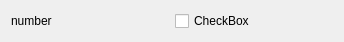
<?xml version="1.0" encoding="UTF-8"?>
<ui version="4.0">
 <class>ViewSelectorWidgetForm</class>
 <widget class="QWidget" name="ViewSelectorWidgetForm">
  <property name="geometry">
   <rect>
    <x>0</x>
    <y>0</y>
    <width>344</width>
    <height>38</height>
   </rect>
  </property>
  <property name="windowTitle">
   <string>Form</string>
  </property>
  <layout class="QHBoxLayout" name="horizontalLayout">
   <item>
    <widget class="QLabel" name="numberLabel">
     <property name="text">
      <string>number</string>
     </property>
    </widget>
   </item>
   <item>
    <widget class="QCheckBox" name="checkBox">
     <property name="text">
      <string>CheckBox</string>
     </property>
    </widget>
   </item>
  </layout>
 </widget>
 <resources/>
 <connections/>
</ui>
